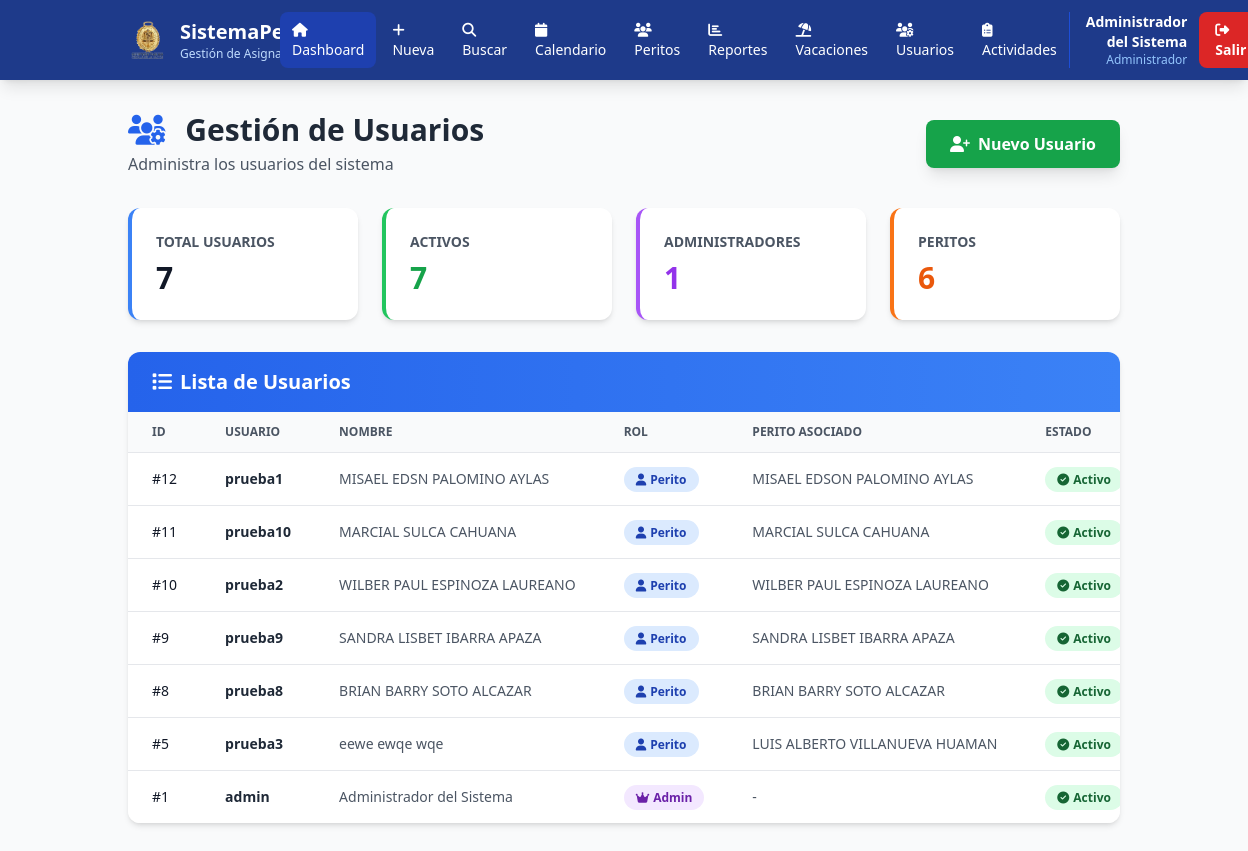
Before: /usuarios (signed in) with the older database file.
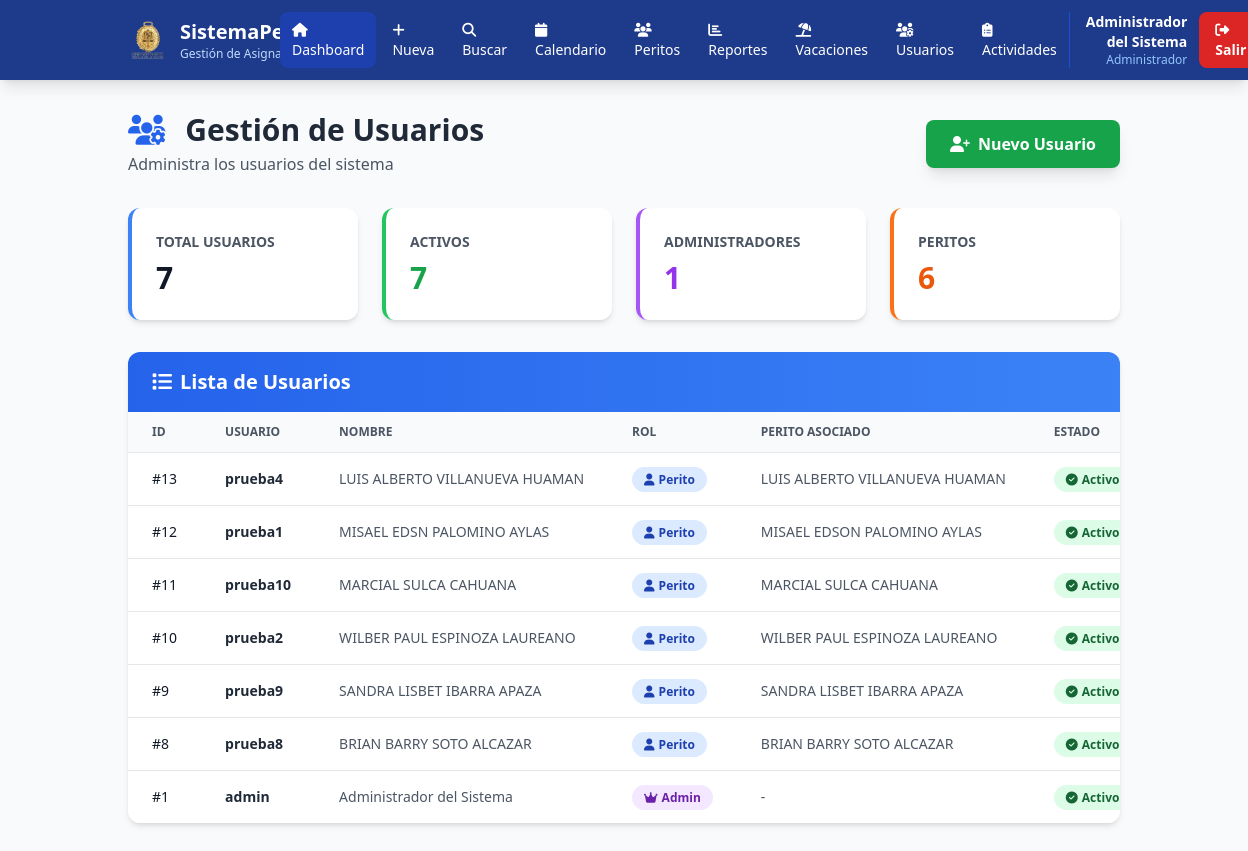
After: the same page with the newer database file.
### tables this page shows
CREATE TABLE usuarios (
            id INTEGER PRIMARY KEY AUTOINCREMENT,
            usuario TEXT UNIQUE NOT NULL,
            password TEXT NOT NULL,
            rol TEXT NOT NULL,
            perito_id INTEGER,
            nombre_completo TEXT,
            email TEXT,
            activo INTEGER DEFAULT 1,
            primer_inicio INTEGER DEFAULT 1,
            fecha_creacion TIMESTAMP DEFAULT CURRENT_TIMESTAMP,
            ultimo_acceso TIMESTAMP,
            FOREIGN KEY (perito_id) REFERENCES peritos(id)
        );

CREATE TABLE peritos (
            id INTEGER PRIMARY KEY AUTOINCREMENT,
            nombre_completo TEXT NOT NULL,
            tipo TEXT NOT NULL,
            estado TEXT DEFAULT 'Activo',
            fecha_creacion TIMESTAMP DEFAULT CURRENT_TIMESTAMP
        );

### app.py (the view)
@app.route('/usuarios')
@admin_required
def gestion_usuarios():
    conn = sqlite3.connect('database.db')
    conn.row_factory = sqlite3.Row
    cursor = conn.cursor()
    cursor.execute('''
        SELECT u.*, p.nombre_completo as perito_nombre
        FROM usuarios u
        LEFT JOIN peritos p ON u.perito_id = p.id
        ORDER BY u.fecha_creacion DESC
    ''')
    usuarios = []
    for row in cursor.fetchall():
        usuarios.append({
            'id': row['id'],
            'usuario': row['usuario'],
            'rol': row['rol'],
            'perito_id': row['perito_id'],
            'perito_nombre': row['perito_nombre'],
            'nombre_completo': row['nombre_completo'],
            'email': row['email'],
            'activo': row['activo'],
            'primer_inicio': row['primer_inicio'],
            'fecha_creacion': row['fecha_creacion'],
            'ultimo_acceso': row['ultimo_acceso']
        })
    cursor.execute('SELECT id, nombre_completo, tipo FROM peritos WHERE estado = "Activo" ORDER BY tipo, nombre_completo')
    peritos = [{'id': row['id'], 'nombre': row['nombre_completo'], 'tipo': row['tipo']} for row in cursor.fetchall()]
    conn.close()
    return render_template('admin/usuarios.html', usuarios=usuarios, peritos=peritos)

### app.py (called while the page is built)
def admin_required(f):
    @wraps(f)
    def decorated_function(*args, **kwargs):
        if 'usuario_id' not in session:
            return redirect(url_for('login'))
        if session.get('rol') != 'admin':
            return redirect(url_for('index'))
        return f(*args, **kwargs)
    return decorated_function

### templates/admin/usuarios.html (shortened to what this page needs)
<!DOCTYPE html>
<html lang="es">
<head>
    <script src="https://cdn.tailwindcss.com"></script>
    <link rel="stylesheet" href="https://cdnjs.cloudflare.com/ajax/libs/font-awesome/6.4.0/css/all.min.css">
</head>
<body class="bg-gray-50">
    <nav class="bg-blue-900 text-white shadow-lg">
        <div class="container mx-auto px-4">
            <div class="flex justify-between items-center py-3">
                <div class="flex items-center space-x-3">
                    <img src="{{ url_for('static', filename='imagenes/logompo.png') }}" alt="Logo" class="w-10 h-10 object-contain">
                    <div class="hidden md:block">
                        <h1 class="text-xl font-bold">SistemaPerito</h1>
                        <p class="text-xs text-blue-200">Gestión de Asignaciones</p>
                    </div>
                </div>
                <div class="flex items-center space-x-1">
                    <a href="/" class="px-3 py-2 bg-blue-800 rounded-lg hover:bg-blue-700 transition text-sm">
                        <i class="fas fa-home mr-1"></i>Dashboard
                    </a>
                    {% if session.rol == 'admin' %}
                    <a href="/nuevo" class="px-3 py-2 rounded-lg hover:bg-blue-800 transition text-sm">
                        <i class="fas fa-plus mr-1"></i>Nueva
                    </a>
                    {% endif %}
                    <a href="/buscar" class="px-3 py-2 rounded-lg hover:bg-blue-800 transition text-sm">
                        <i class="fas fa-search mr-1"></i>Buscar
                    </a>
                    <a href="/calendario" class="px-3 py-2 rounded-lg hover:bg-blue-800 transition text-sm">
                        <i class="fas fa-calendar mr-1"></i>Calendario
                    </a>
                    {% if session.rol == 'admin' %}
                    <a href="/peritos" class="px-3 py-2 rounded-lg hover:bg-blue-800 transition text-sm">
                        <i class="fas fa-users mr-1"></i>Peritos
                    </a>
                    <a href="/reportes" class="px-3 py-2 rounded-lg hover:bg-blue-800 transition text-sm">
                        <i class="fas fa-chart-bar mr-1"></i>Reportes
                    </a>
                    <a href="/vacaciones" class="px-3 py-2 rounded-lg hover:bg-blue-800 transition text-sm">
                        <i class="fas fa-umbrella-beach mr-1"></i>Vacaciones
                    </a>
                    <a href="/usuarios" class="px-3 py-2 rounded-lg hover:bg-blue-800 transition text-sm">
                        <i class="fas fa-users-cog mr-1"></i>Usuarios
                    </a>
                    <a href="/actividades-admin" class="px-3 py-2 rounded-lg hover:bg-blue-800 transition text-sm">
                        <i class="fas fa-clipboard-list mr-1"></i>Actividades
                    </a>
                    {% endif %}
                </div>
                <div class="flex items-center space-x-3 border-l border-blue-700 pl-4">
                    <div class="text-right hidden md:block">
                        <p class="text-sm font-semibold">{{ session.nombre_completo or session.usuario }}</p>
                        {% if tipo_perito %}
                        <p class="text-xs text-blue-300">Perito {{ tipo_perito }}</p>
                        {% elif session.rol == 'admin' %}
                        <p class="text-xs text-blue-300">Administrador</p>
                        {% endif %}
                    </div>
                    <a href="/logout" class="px-4 py-2 bg-red-600 rounded-lg hover:bg-red-700 transition text-sm font-semibold">
                        <i class="fas fa-sign-out-alt mr-1"></i>Salir
                    </a>
                </div>
            </div>
        </div>
    </nav>
    <div class="container mx-auto px-4 py-8">
        <div class="flex justify-between items-center mb-8">
            <div>
                <h2 class="text-3xl font-bold text-gray-800">
                    <i class="fas fa-users-cog text-blue-600 mr-3"></i>
                    Gestión de Usuarios
                </h2>
                <p class="text-gray-600 mt-1">Administra los usuarios del sistema</p>
            </div>
            <button onclick="mostrarModalNuevo()"
                    class="px-6 py-3 bg-green-600 text-white font-semibold rounded-lg hover:bg-green-700 transition shadow-lg">
                <i class="fas fa-user-plus mr-2"></i>Nuevo Usuario
            </button>
        </div>
        <div class="grid grid-cols-1 md:grid-cols-4 gap-6 mb-8">
            <div class="bg-white rounded-xl shadow-md p-6 border-l-4 border-blue-500">
                <p class="text-sm font-semibold text-gray-600 uppercase">Total Usuarios</p>
                <p class="text-3xl font-bold text-gray-900 mt-2">{{ usuarios|length }}</p>
            </div>
            <div class="bg-white rounded-xl shadow-md p-6 border-l-4 border-green-500">
                <p class="text-sm font-semibold text-gray-600 uppercase">Activos</p>
                <p class="text-3xl font-bold text-green-600 mt-2">{{ usuarios|selectattr('activo', 'equalto', 1)|list|length }}</p>
            </div>
            <div class="bg-white rounded-xl shadow-md p-6 border-l-4 border-purple-500">
                <p class="text-sm font-semibold text-gray-600 uppercase">Administradores</p>
                <p class="text-3xl font-bold text-purple-600 mt-2">{{ usuarios|selectattr('rol', 'equalto', 'admin')|list|length }}</p>
            </div>
            <div class="bg-white rounded-xl shadow-md p-6 border-l-4 border-orange-500">
                <p class="text-sm font-semibold text-gray-600 uppercase">Peritos</p>
                <p class="text-3xl font-bold text-orange-600 mt-2">{{ usuarios|selectattr('rol', 'equalto', 'perito')|list|length }}</p>
            </div>
        </div>
        <div class="bg-white rounded-xl shadow-md overflow-hidden">
            <div class="px-6 py-4 bg-gradient-to-r from-blue-600 to-blue-500">
                <h3 class="text-xl font-bold text-white">
                    <i class="fas fa-list mr-2"></i>Lista de Usuarios
                </h3>
            </div>
            <div class="overflow-x-auto">
                <table class="min-w-full divide-y divide-gray-200">
                    <thead class="bg-gray-50">
                        <tr>
                            <th class="px-6 py-3 text-left text-xs font-semibold text-gray-600 uppercase">ID</th>
                            <th class="px-6 py-3 text-left text-xs font-semibold text-gray-600 uppercase">Usuario</th>
                            <th class="px-6 py-3 text-left text-xs font-semibold text-gray-600 uppercase">Nombre</th>
                            <th class="px-6 py-3 text-left text-xs font-semibold text-gray-600 uppercase">Rol</th>
                            <th class="px-6 py-3 text-left text-xs font-semibold text-gray-600 uppercase">Perito Asociado</th>
                            <th class="px-6 py-3 text-left text-xs font-semibold text-gray-600 uppercase">Estado</th>
                        </tr>
                    </thead>
                    <tbody class="bg-white divide-y divide-gray-200">
                        {% for user in usuarios %}
                        <tr class="hover:bg-gray-50">
                            <td class="px-6 py-4 whitespace-nowrap text-sm font-medium text-gray-900">#{{ user.id }}</td>
                            <td class="px-6 py-4 whitespace-nowrap text-sm font-semibold text-gray-800">{{ user.usuario }}</td>
                            <td class="px-6 py-4 whitespace-nowrap text-sm text-gray-600">{{ user.nombre_completo or '-' }}</td>
                            <td class="px-6 py-4 whitespace-nowrap text-sm">
                                {% if user.rol == 'admin' %}
                                <span class="px-3 py-1 bg-purple-100 text-purple-800 rounded-full text-xs font-semibold">
                                    <i class="fas fa-crown mr-1"></i>Admin
                                </span>
                                {% else %}
                                <span class="px-3 py-1 bg-blue-100 text-blue-800 rounded-full text-xs font-semibold">
                                    <i class="fas fa-user mr-1"></i>Perito
                                </span>
                                {% endif %}
                            </td>
                            <td class="px-6 py-4 whitespace-nowrap text-sm text-gray-600">
                                {{ user.perito_nombre or '-' }}
                            </td>
                            <td class="px-6 py-4 whitespace-nowrap text-sm">
                                {% if user.activo %}
                                <span class="px-3 py-1 bg-green-100 text-green-800 rounded-full text-xs font-semibold">
                                    <i class="fas fa-check-circle mr-1"></i>Activo
                                </span>
                                {% else %}
                                <span class="px-3 py-1 bg-red-100 text-red-800 rounded-full text-xs font-semibold">
                                    <i class="fas fa-times-circle mr-1"></i>Inactivo
                                </span>
                                {% endif %}
                            </td>
                        </tr>
                        {% endfor %}
                    </tbody>
                </table>
            </div>
        </div>
    </div>
</body>
</html>

Changed rows visible on the page:
removed usuarios: id "5", usuario "prueba3", nombre_completo "eewe ewqe wqe", rol "perito" (drawn), nombre_completo "LUIS ALBERTO VILLANUEVA HUAMAN", activo 1 (drawn)
added usuarios: id "13", usuario "prueba4", nombre_completo "LUIS ALBERTO VILLANUEVA HUAMAN", rol "perito" (drawn), activo 1 (drawn)
